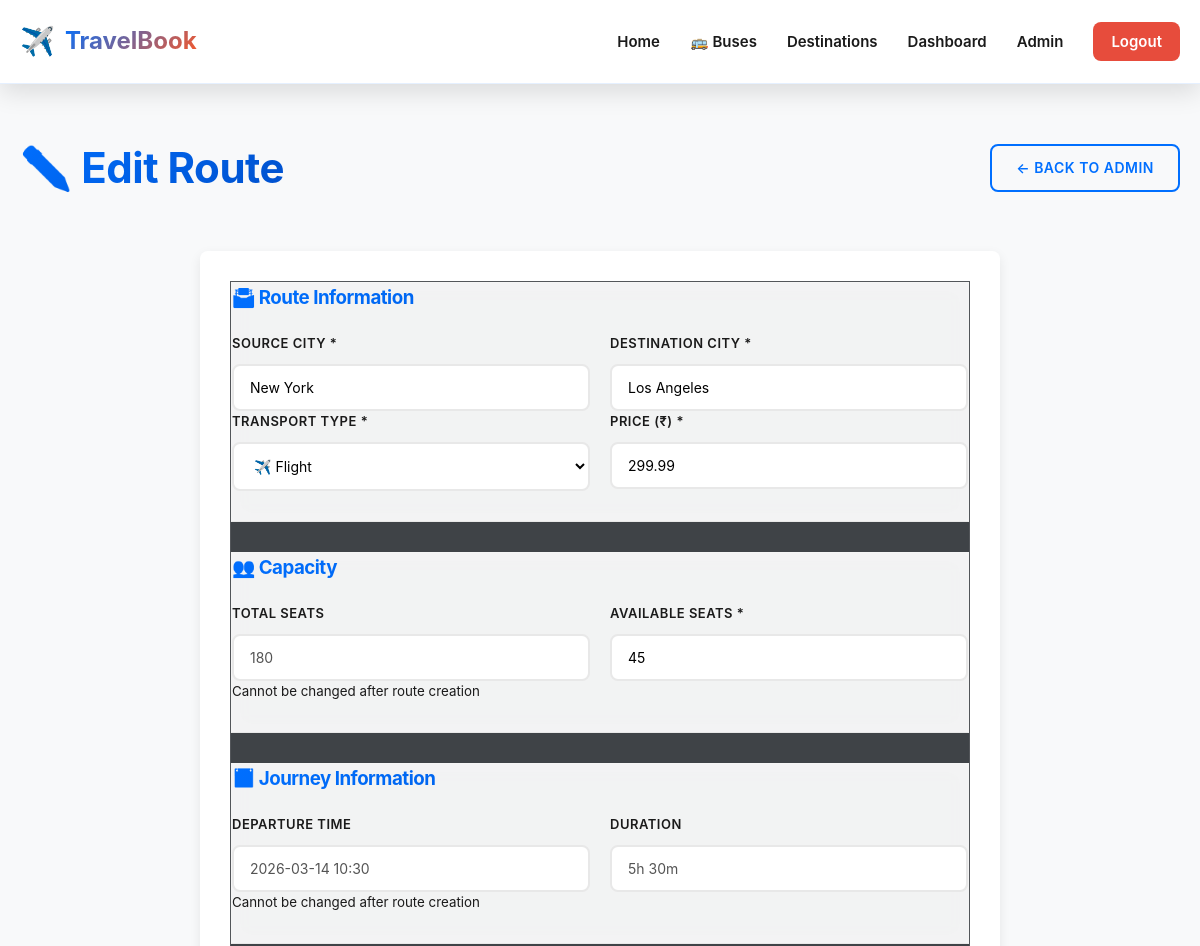
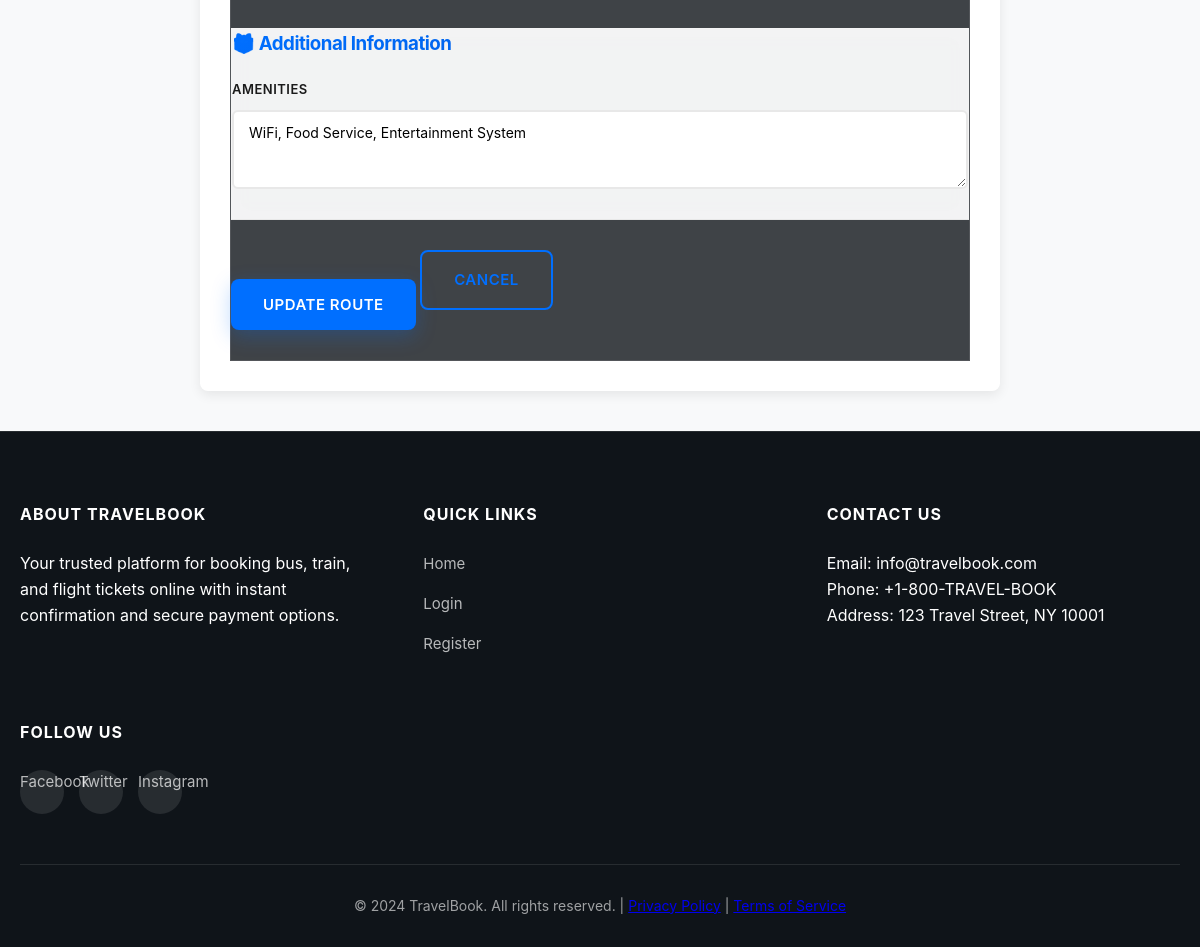
The app's page /admin/edit-route/1 (signed in) with its own data (2 pictures, top to bottom).
### app.py (models this page shows, shortened)
class Route(db.Model):
    id = db.Column(db.Integer, primary_key=True)
    source = db.Column(db.String(100), nullable=False)
    destination = db.Column(db.String(100), nullable=False)
    transport_type = db.Column(db.String(50), nullable=False)  # Bus, Train, Flight
    departure_time = db.Column(db.DateTime, nullable=False)
    arrival_time = db.Column(db.DateTime, nullable=False)
    duration = db.Column(db.String(50), nullable=False)
    price = db.Column(db.Float, nullable=False)
    total_seats = db.Column(db.Integer, nullable=False)
    available_seats = db.Column(db.Integer, nullable=False)
    amenities = db.Column(db.String(255), default="")
    rating = db.Column(db.Float, default=4.5)
    created_at = db.Column(db.DateTime, default=datetime.utcnow)
    bookings = db.relationship('Booking', backref='route', lazy=True, cascade='all, delete-orphan')

### app.py (the view, shortened to what this page needs)
@app.route('/admin/edit-route/<int:route_id>', methods=['GET', 'POST'])
def edit_route(route_id):
    if 'user_id' not in session or session.get('username') != 'admin':
        flash('Access denied!', 'error')
        return redirect(url_for('index'))
    route = Route.query.get(route_id)
    if not route:
        flash('Route not found!', 'error')
        return redirect(url_for('admin'))
    return render_template('edit_route.html', route=route)

### templates/edit_route.html (shortened to what this page needs)
{% extends "base.html" %}
{% block content %}
<div class="container fade-in">
    <div class="page-header fade-in-up">
        <h1 class="text-gradient">✏️ Edit Route</h1>
        <a href="{{ url_for('admin') }}" class="btn btn-sm btn-outline underline-animate fade-in-up delay-200">← Back to Admin</a>
    </div>
    <div class="form-container fade-in-up delay-300">
        <form method="POST" class="admin-form glass glass-dark stagger-children">
            <div class="form-section glass lift-on-hover fade-in-up delay-100">
                <h3 class="text-gradient">🛣️ Route Information</h3>
                <div class="form-row">
                    <div class="form-group fade-in-up delay-100">
                        <label for="source">Source City <span class="text-danger">*</span></label>
                        <input type="text" id="source" name="source" value="{{ route.source }}" class="form-control" required>
                    </div>
                    <div class="form-group fade-in-up delay-200">
                        <label for="destination">Destination City <span class="text-danger">*</span></label>
                        <input type="text" id="destination" name="destination" value="{{ route.destination }}" class="form-control" required>
                    </div>
                </div>
                <div class="form-row">
                    <div class="form-group fade-in-up delay-300">
                        <label for="transport_type">Transport Type <span class="text-danger">*</span></label>
                        <select id="transport_type" name="transport_type" class="form-control" required>
                            <option value="Flight" {% if route.transport_type == 'Flight' %}selected{% endif %}>✈️ Flight</option>
                        </select>
                    </div>
                    <div class="form-group fade-in-up delay-400">
                        <label for="price">Price (₹) <span class="text-danger">*</span></label>
                        <input type="number" id="price" name="price" value="{{ route.price }}" class="form-control" min="0" step="0.01" required>
                    </div>
                </div>
            </div>
            <div class="form-section glass lift-on-hover fade-in-up delay-200">
                <h3 class="text-gradient">👥 Capacity</h3>
                <div class="form-row">
                    <div class="form-group fade-in-up delay-100">
                        <label for="total_seats">Total Seats</label>
                        <input type="number" id="total_seats" name="total_seats" value="{{ route.total_seats }}" class="form-control" disabled>
                        <small>Cannot be changed after route creation</small>
                    </div>
                    <div class="form-group fade-in-up delay-200">
                        <label for="available_seats">Available Seats <span class="text-danger">*</span></label>
                        <input type="number" id="available_seats" name="available_seats" value="{{ route.available_seats }}" class="form-control" min="0" required>
                    </div>
                </div>
            </div>
            <div class="form-section glass lift-on-hover fade-in-up delay-300">
                <h3 class="text-gradient">📅 Journey Information</h3>
                <div class="form-row">
                    <div class="form-group fade-in-up delay-100">
                        <label>Departure Time</label>
                        <input type="text" value="{{ route.departure_time.strftime('%Y-%m-%d %H:%M') }}" class="form-control" disabled>
                        <small>Cannot be changed after route creation</small>
                    </div>
                    <div class="form-group fade-in-up delay-200">
                        <label>Duration</label>
                        <input type="text" value="{{ route.duration }}" class="form-control" disabled>
                    </div>
                </div>
            </div>
            <div class="form-section glass lift-on-hover fade-in-up delay-400">
                <h3 class="text-gradient">🎁 Additional Information</h3>
                <div class="form-row">
                    <div class="form-group full-width fade-in-up delay-100">
                        <label for="amenities">Amenities</label>
                        <textarea id="amenities" name="amenities" class="form-control" rows="3">{{ route.amenities }}</textarea>
                    </div>
                </div>
            </div>
            <div class="form-section stagger-children fade-in-up delay-500">
                <button type="submit" class="btn btn-primary btn-large btn-glow fade-in-up delay-100">Update Route</button>
                <a href="{{ url_for('admin') }}" class="btn btn-outline btn-large underline-animate fade-in-up delay-200">Cancel</a>
            </div>
        </form>
    </div>
</div>
{% endblock %}

### static/css/style.css (style rules this page uses)
* { margin: 0; padding: 0; box-sizing: border-box; }
:root { --primary-color: #006FFF; --primary-light: #E7F3FF; --secondary-color: #FF5722; --secondary-light: #FFE5D9; --success-color: #27AE60; --success-light: #E8F8F0; --danger-color: #E74C3C; --danger-light: #FCE8E6; --warning-color: #F39C12; --warning-light: #FFF3E0; --info-color: #2196F3; --info-light: #E3F2FD; --dark-bg: #0F1419; --light-bg: #F8F9FA; --white-bg: #FFFFFF; --gray-text: #666666; --gray-light: #B0B0B0; --dark-text: #1A1A1A; --light-text: #999999; --border-color: #E8E8E8; --shadow: 0 4px 12px rgba(0, 0, 0, 0.08); --shadow-medium: 0 8px 24px rgba(0, 0, 0, 0.12); --shadow-large: 0 12px 32px rgba(0, 0, 0, 0.16); --shadow-hover: 0 16px 40px rgba(0, 0, 0, 0.2); --transition: all 0.3s cubic-bezier(0.4, 0, 0.2, 1); --transition-fast: all 0.2s ease; }
html, body { height: 100%; }
body { font-family: -apple-system, BlinkMacSystemFont, 'Segoe UI', 'Roboto', 'Oxygen', 'Ubuntu', 'Cantarell', 'Fira Sans', 'Droid Sans', 'Helvetica Neue', sans-serif; background-color: var(--light-bg); color: var(--dark-text); line-height: 1.6; overflow-x: hidden; -webkit-font-smoothing: antialiased; -moz-osx-font-smoothing: grayscale; }
.container { max-width: 1200px; margin: 0 auto; padding: 0 20px; }
.form-group { display: flex; flex-direction: column; }
.form-group label { margin-bottom: 10px; font-weight: 600; color: var(--dark-text); font-size: 14px; text-transform: uppercase; letter-spacing: 0.5px; }
.form-group input, .form-group select, .form-group textarea { padding: 13px 16px; border: 2px solid var(--border-color); border-radius: 8px; font-size: 14px; font-family: inherit; transition: var(--transition); background-color: var(--white-bg); }
.form-group input::placeholder, .form-group select::placeholder { color: var(--light-text); }
.btn { display: inline-block; padding: 11px 24px; border: none; border-radius: 8px; font-size: 14px; font-weight: 600; cursor: pointer; transition: var(--transition); text-decoration: none; text-align: center; font-family: inherit; text-transform: uppercase; letter-spacing: 0.5px; }
.btn-primary { background-color: var(--primary-color); color: white; }
.btn-outline { background-color: transparent; border: 2px solid var(--primary-color); color: var(--primary-color); }
.btn-large { padding: 16px 32px; font-size: 15px; }
.page-header { margin: 50px 0; display: flex; justify-content: space-between; align-items: center; }
.page-header h1 { font-size: 42px; color: var(--dark-text); font-weight: 700; }
.form-row { display: grid; grid-template-columns: repeat(2, 1fr); gap: 20px; }
.form-section { padding-bottom: 20px; border-bottom: 1px solid var(--border-color); }
.form-section:last-of-type { border-bottom: none; }
.form-section h3 { margin-bottom: 20px; color: var(--dark-text); }
.form-row { display: grid; grid-template-columns: repeat(2, 1fr); gap: 25px; }
.form-container { background-color: var(--white-bg); padding: 30px; border-radius: 8px; box-shadow: var(--shadow); max-width: 800px; margin: 40px auto; }
.admin-form { display: flex; flex-direction: column; gap: 30px; }
.admin-form .form-section { padding-bottom: 30px; border-bottom: 1px solid var(--border-color); }
.admin-form .form-section:last-of-type { border-bottom: none; }
.admin-form h3 { margin-bottom: 20px; color: var(--dark-text); }
.form-group.full-width { grid-column: 1 / -1; }
.admin-form textarea { padding: 12px 15px; border: 1px solid var(--border-color); border-radius: 6px; font-size: 14px; font-family: inherit; resize: vertical; }
.full-width { grid-column: 1 / -1; }

### static/css/responsive.css (style rules this page uses)
@media (min-width: 1200px) { .container { max-width: 1200px; } }

### static/css/modern.css (style rules this page uses)
.form-group label { font-weight: 600; color: var(--dark-text); margin-bottom: 10px; display: block; text-transform: uppercase; letter-spacing: 0.5px; font-size: 13px; }
.form-group input, .form-group select, .form-group textarea { transition: all 0.3s ease; border: 2px solid var(--border-color); font-size: 14px; }
.form-group input::placeholder, .form-group select::placeholder, .form-group textarea::placeholder { color: var(--light-text); opacity: 0.7; }

### records on screen
Route: source "New York", destination "Los Angeles", transport_type "✈️ Flight", price "299.99", total_seats "180", available_seats "45", departure_time "2026-03-14 10:30", duration "5h 30m", amenities "WiFi, Food Service, Entertainment System"
